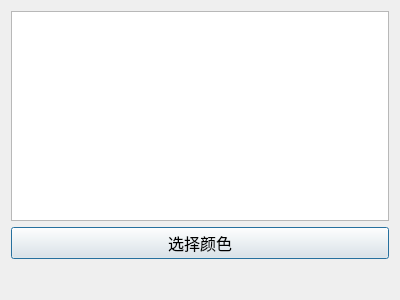
<?xml version="1.0" encoding="UTF-8"?>
<ui version="4.0">
 <class>Dialog</class>
 <widget class="QDialog" name="Dialog">
  <property name="geometry">
   <rect>
    <x>0</x>
    <y>0</y>
    <width>400</width>
    <height>300</height>
   </rect>
  </property>
  <property name="windowTitle">
   <string>Dialog</string>
  </property>
  <layout class="QVBoxLayout" name="verticalLayout">
   <item>
    <widget class="QTextEdit" name="textEdit"/>
   </item>
   <item>
    <widget class="QPushButton" name="pushButton">
     <property name="font">
      <font>
       <pointsize>12</pointsize>
      </font>
     </property>
     <property name="text">
      <string>选择颜色</string>
     </property>
    </widget>
   </item>
   <item>
    <widget class="QLabel" name="label_result">
     <property name="font">
      <font>
       <pointsize>16</pointsize>
      </font>
     </property>
     <property name="text">
      <string/>
     </property>
    </widget>
   </item>
  </layout>
 </widget>
 <resources/>
 <connections/>
</ui>
